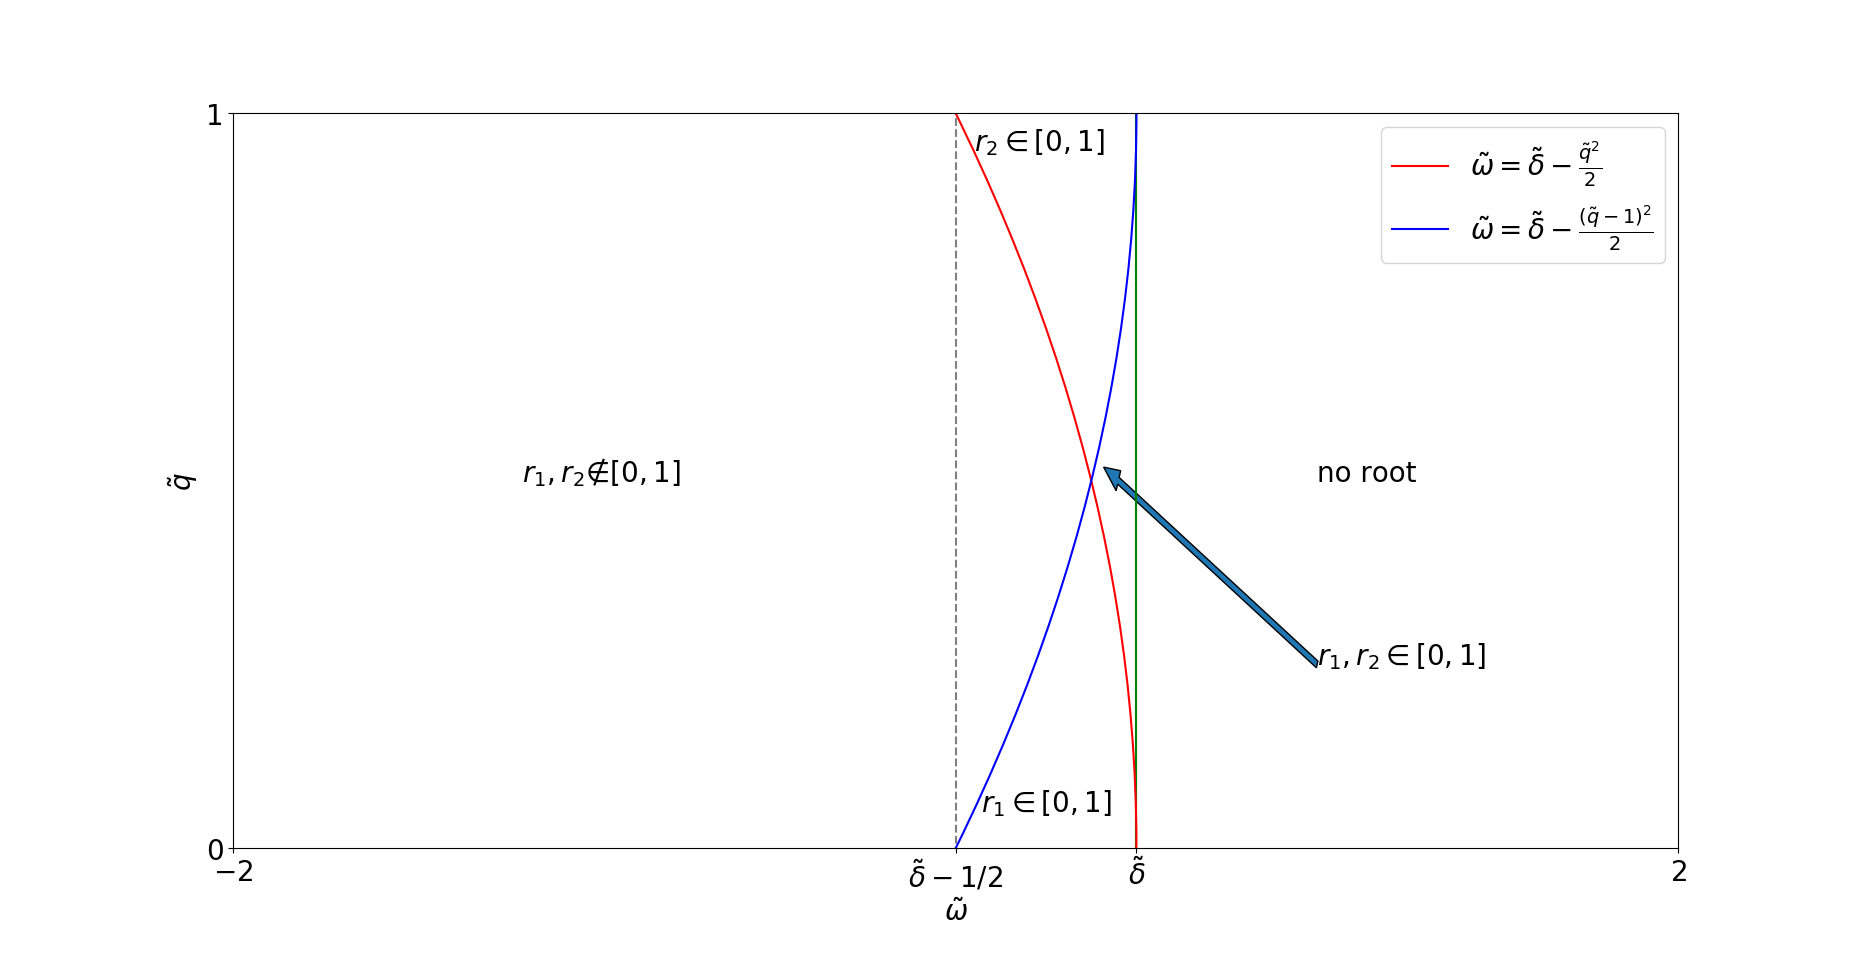

Source code (Python):
import numpy as np
from matplotlib import pyplot as plt

delta = .5
N = 100
o = np.linspace(-2, 2, N)
q = np.linspace(-2, 2, N)
fig, ax = plt.subplots()
#line = ax.plot(o,q)
#ax3 = fig.add_axes([0.1, 0.1, 0.2, 0.2])

#ax.plot(o,o*0+1)
#ax.plot(o,o*0)
ax.plot(o*0+delta,o, color = 'green')
ax.plot(o*0+delta-.5,o, color = 'gray', linestyle = '--')
ax.plot(delta - q**2/2, q, 'r', label = r'$\~\omega = \~\delta - \frac{\~q^2}{2}$')
ax.plot(delta - (q-1)**2/2, q, color = 'blue', label = r'$\~\omega = \~\delta - \frac{(\~q-1)^2}{2}$')

ax.text(-1.2, .5, r'$r_1,r_2\notin [0,1]$', {'fontsize':20})
ax.text(.05, .95, r'$r_2\in [0,1]$', {'fontsize':20})
ax.text(.07, .05, r'$r_1\in [0,1]$', {'fontsize':20})
ax.text(1, .5, r'no root', {'fontsize':20})

ax.arrow(1, .25, -.55, .25, width = .01)
ax.text(1, .25, r'$r_1,r_2\in [0,1]$', {'fontsize':20})

#ax.set_xlim(0,4*np.pi)
ax.set_xlim(-2,2)
ax.set_ylim(0,1)
ax.set_xticks([-2, delta-.5, delta, 2])
ax.set_yticks([0,1],)
ax.set_xticklabels(['$-2$', '$\~\delta-1/2$', '$\~\delta$', '$2$'],{'fontsize':20})
ax.set_yticklabels([0,1],{'fontsize':20})
ax.set_xlabel('$\~\omega$',{'fontsize':20})
ax.set_ylabel('$\~q$',{'fontsize':20})
ax.legend(fontsize = 20)
plt.show()
